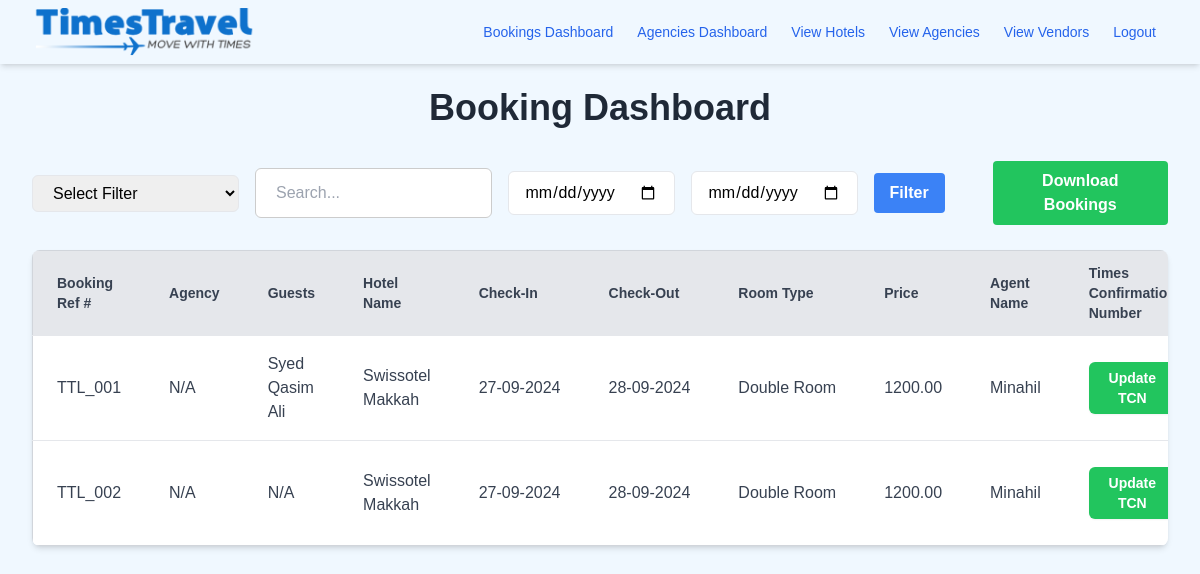
/bookings (signed in), run on an earlier commit of the app's database.
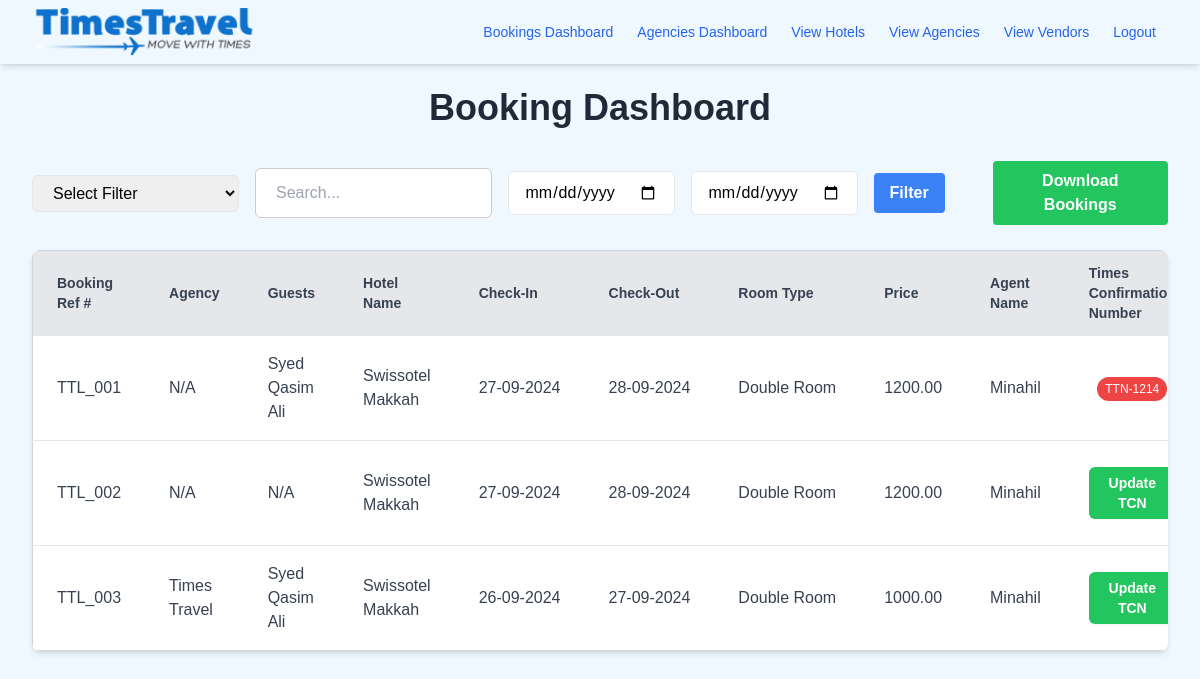
And on a later commit of the database.
### app/models.py (models this page shows, shortened)
class Booking(db.Model):
    __tablename__ = 'bookings'
    id = Column(Integer, primary_key=True)
    check_in = Column(DateTime, nullable=False)
    check_out = Column(DateTime, nullable=False)
    hotel_id = Column(Integer, ForeignKey('hotel.id'), nullable=False)
    hotel_name = Column(String(128), nullable=False)
    room_type = Column(String(128), nullable=True)
    room_id = Column(Integer, ForeignKey('room.id'), nullable=False)
    agent_id = Column(Integer, ForeignKey('users.id'), nullable=True)
    agency_id = Column(Integer, ForeignKey('agencies.id'), nullable=True)
    agency = db.relationship('Agency', back_populates='bookings')
    confirmation_number = Column(String(64), unique=True, nullable=True)
    booking_confirmed = Column(Boolean, default=False)
    times_con_number = Column(String(64), unique=True, nullable=True)
    times_confirmed = Column(Boolean, default=False)
    invoice_paid = Column(Boolean, default=False)
    selling_price = Column(Numeric(precision=12, scale=2), nullable=True)
    buying_price = Column(Numeric(precision=12, scale=2), nullable=True)
    special_requests = Column(String(128), nullable=True)
    remarks = Column(Text, nullable=True)
    room = relationship('Room', back_populates='bookings')
    agent = relationship('User', back_populates='bookings', foreign_keys=[agent_id])
    agency = relationship('Agency', back_populates='bookings', foreign_keys=[agency_id])
    guests = relationship('Guest', back_populates='booking', cascade="all, delete-orphan")
    hotel = relationship('Hotel', back_populates='bookings')
    invoice = relationship('Invoice', back_populates='booking', uselist=False, cascade="all, delete-orphan")

class Guest(db.Model):
    __tablename__ = 'guests'
    id = Column(Integer, primary_key=True)
    first_name = Column(String(64), nullable=False)
    last_name = Column(String(64), nullable=False)
    email = Column(String(120), nullable=True)
    phone_number = Column(BigInteger, nullable=True)
    booking_id = Column(Integer, ForeignKey('bookings.id'), nullable=False)  # Link to Booking model
    booking = relationship('Booking', back_populates='guests')

class Room(db.Model):
    __tablename__ = 'room'
    id = db.Column(db.Integer, primary_key=True)
    hotel_id = db.Column(db.Integer, db.ForeignKey('hotel.id'), nullable=False)
    type = db.Column(db.String(100), nullable=False)
    availability = db.Column(db.Boolean, nullable=False)
    rooms_available = db.Column(db.Integer, nullable=False)
    inclusion = db.Column(db.String(100))
    approval = db.Column(db.String(100))
    notes = db.Column(db.String(100))
    january_rates = db.Column(JSON, nullable=True)
    february_rates = db.Column(JSON, nullable=True)
    march_rates = db.Column(JSON, nullable=True)
    april_rates = db.Column(JSON, nullable=True)
    may_rates = db.Column(JSON, nullable=True)
    june_rates = db.Column(JSON, nullable=True)
    july_rates = db.Column(JSON, nullable=True)
    august_rates = db.Column(JSON, nullable=True)
    september_rates = db.Column(JSON, nullable=True)
    october_rates = db.Column(JSON, nullable=True)
    november_rates = db.Column(JSON, nullable=True)
    december_rates = db.Column(JSON, nullable=True)
    total_price = db.Column(db.Float, default=0)
    bookings = relationship('Booking', back_populates='room')  # Back reference to Booking

class User(UserMixin, db.Model):
    __tablename__ = 'users'
    id = Column(Integer, primary_key=True)
    username = Column(String(64), nullable=False)
    email = Column(String(120), unique=True, nullable=False)
    hashed_password = Column(String(128), nullable=False)
    role = Column(String(64), nullable=False, default='user')
    agency_id = Column(Integer, ForeignKey('agencies.id'), nullable=True)
    agency = relationship(
        'Agency',
        back_populates='users',
        foreign_keys=[agency_id]
    )
    bookings = relationship(
        'Booking',
        back_populates='agent',
        foreign_keys='Booking.agent_id'
    )

class Agency(db.Model):
    __tablename__ = 'agencies'
    id = Column(Integer, primary_key=True)
    name = Column(String(128), nullable=False)
    email = Column(String(120), index=True, unique=True, nullable=False)
    designation = Column(String(128), nullable=True)
    telephone = Column(BigInteger, nullable=True)
    credit_limit = Column(Numeric(precision=12, scale=2), default=0.00)
    used_credit = Column(Numeric(precision=12, scale=2), default=0.00)
    paid_back = Column(Numeric(precision=12, scale=2), default=0.00)
    account_limit = Column(Numeric(precision=5, scale=0), default=0)
    allowed_accounts = Column(Integer, default=0)
    users = relationship(
        'User',
        back_populates='agency',
        foreign_keys='User.agency_id'
    )
    bookings = relationship(
        'Booking',
        back_populates='agency',
        foreign_keys='Booking.agency_id',
        lazy='joined'
    )

### app/routes/booking_routes.py (the view)
@booking_bp.route('/bookings', methods=['GET', 'POST'])
@login_required
@roles_required('super_admin', 'admin', 'agency_admin')
def view_bookings():
    query = Booking.query
    query = apply_filters_and_sorting(query)
    if current_user.role == 'super_admin':
        bookings = query.all()
    elif current_user.role == 'agency_admin':
        bookings = query.filter_by(agency_id=current_user.agency_id).all()
    elif current_user.role == 'admin':
        bookings = query.filter_by(invoice_paid=False).all()
    return render_template('booking/booking_dashboard.html',
                           bookings=bookings,
                           sort_by=request.args.get('sort_by', 'id'),
                           sort_order=request.args.get('sort_order', 'asc'),
                           filter_column=request.args.get('filter_column'),
                           filter_value=request.args.get('filter_value'),
                           start_date=request.args.get('start_date'),
                           end_date=request.args.get('end_date'))

### app/models.py (called while the page is built)
@login.user_loader
def load_user(id):
    return User.query.get(int(id))

### app/templates/booking/booking_dashboard.html (shortened to what the changed rows need)
<!DOCTYPE html>
<html lang="en">
<head>
    <link rel="stylesheet" href="{{ url_for('static', filename='style.css') }}">
    <link rel="stylesheet" href="https://cdnjs.cloudflare.com/ajax/libs/font-awesome/6.0.0-beta3/css/all.min.css">
    <script src="https://cdn.tailwindcss.com"></script>
</head>
<body class="bg-primary-100">
    <div class="mt-6 mx-auto max-w-9xl px-4 sm:px-6 lg:px-8">
        <h1 class="text-4xl font-extrabold text-gray-800 mb-8 text-center">Booking Dashboard</h1>
        <div class="overflow-x-auto bg-white shadow-md rounded-lg">
            <table class="min-w-full border border-gray-300 divide-y divide-gray-200">
                <thead class="bg-gray-200">
                    <tr>
                        <th class="px-6 py-3 text-left text-sm font-semibold text-gray-700">
                            <a href="{{ url_for('booking.view_bookings', sort_by='id', sort_order='asc' if sort_order == 'desc' else 'desc', filter_column=filter_column, filter_value=filter_value) }}">Booking Ref #</a>
                        </th>
                        <th class="px-6 py-3 text-left text-sm font-semibold text-gray-700">
                            <a href="{{ url_for('booking.view_bookings', sort_by='agency_name', sort_order='asc' if sort_order == 'desc' else 'desc', filter_column=filter_column, filter_value=filter_value) }}">Agency</a>
                        </th>
                        <th class="px-6 py-3 text-left text-sm font-semibold text-gray-700">
                            <a href="{{ url_for('booking.view_bookings', sort_by='guests', sort_order='asc' if sort_order == 'desc' else 'desc', filter_column=filter_column, filter_value=filter_value) }}">Guests</a>
                        </th>
                        <th class="px-6 py-3 text-left text-sm font-semibold text-gray-700">
                            <a href="{{ url_for('booking.view_bookings', sort_by='hotel_name', sort_order='asc' if sort_order == 'desc' else 'desc', filter_column=filter_column, filter_value=filter_value) }}">Hotel Name</a>
                        </th>
                        <th class="px-6 py-3 text-left text-sm font-semibold text-gray-700">
                            <a href="{{ url_for('booking.view_bookings', sort_by='check_in', sort_order='asc' if sort_order == 'desc' else 'desc', filter_column=filter_column, filter_value=filter_value) }}">Check-In</a>
                        </th>
                        <th class="px-6 py-3 text-left text-sm font-semibold text-gray-700">
                            <a href="{{ url_for('booking.view_bookings', sort_by='check_out', sort_order='asc' if sort_order == 'desc' else 'desc', filter_column=filter_column, filter_value=filter_value) }}">Check-Out</a>
                        </th>
                        <th class="px-6 py-3 text-left text-sm font-semibold text-gray-700">
                            <a href="{{ url_for('booking.view_bookings', sort_by='room_type', sort_order='asc' if sort_order == 'desc' else 'desc', filter_column=filter_column, filter_value=filter_value) }}">Room Type</a>
                        </th>
                        <th class="px-6 py-3 text-left text-sm font-semibold text-gray-700">
                            <a href="{{ url_for('booking.view_bookings', sort_by='selling_price', sort_order='asc' if sort_order == 'desc' else 'desc', filter_column=filter_column, filter_value=filter_value) }}">Price</a>
                        </th>
                        <th class="px-6 py-3 text-left text-sm font-semibold text-gray-700">
                            <a href="{{ url_for('booking.view_bookings', sort_by='agent_name', sort_order='asc' if sort_order == 'desc' else 'desc', filter_column=filter_column, filter_value=filter_value) }}">Agent Name</a>
                        </th>
                        <th class="px-6 py-3 text-left text-sm font-semibold text-gray-700">
                            <a href="{{ url_for('booking.view_bookings', sort_by='times_confirmation_number', sort_order='asc' if sort_order == 'desc' else 'desc', filter_column=filter_column, filter_value=filter_value) }}">Times Confirmation Number</a>
                        </th>
                    </tr>
                </thead>
                <tbody class="bg-white divide-y divide-gray-200">
                    {% for booking in bookings %}
                    <tr class="hover:bg-gray-50 transition-colors">
                        <td class="px-6 py-4 text-gray-700" onclick="openBookingDetailsModal({{ booking.id }})">TTL_00{{ booking.id }}</td>
                        <td class="px-6 py-4 text-gray-700">
                            {% if booking.agency %}
                            {{ booking.agency.name }}
                            {% else %}
                            N/A
                            {% endif %}
                        </td>
                        <td class="px-6 py-4 text-gray-700">
                            {% if booking.guests %}
                                {{ booking.guests[0].first_name }}
                            {% else %}
                                N/A
                            {% endif %}
                        </td>
                        <td class="px-6 py-4 text-gray-700">{{ booking.hotel_name }}</td>
                        <td class="px-6 py-4 text-gray-700 nowrap">{{ booking.check_in.strftime('%d-%m-%Y') }}</td>
                        <td class="px-6 py-4 text-gray-700 nowrap">{{ booking.check_out.strftime('%d-%m-%Y') }}</td>
                        <td class="px-6 py-4 text-gray-700 nowrap">{{ booking.room.type or booking.room_type or 'N/A' }}</td>
                        <td class="px-6 py-4 text-gray-700 nowrap">{{ booking.selling_price }}</td>
                        <td class="px-6 py-4 text-gray-700">
                            {% if booking.agent %}
                            {{ booking.agent.username }}
                            {% else %}
                            N/A
                            {% endif %}
                        </td>
                        <td class="px-6 py-4 text-center">
                            {% if not booking.times_confirmed %}
                            <button
                                    onclick="openTCNModal('{{ booking.id }}', '{{ booking.times_con_number }}', '{{ booking.remarks }}')"
                                    class="bg-green-500 hover:bg-green-600 text-white font-semibold text-sm py-1.5 px-3 rounded-md shadow-sm transition duration-300 ease-in-out transform hover:scale-105">
                                    Update TCN
                            </button>
                            {% else %}
                            <span
                                class="inline-block px-2 py-1 text-xs font-medium text-white rounded-full {{ 'bg-green-500' if booking.booking_confirmed else 'bg-red-500' }}">
                                {{ booking.times_con_number }}
                            </span>
                            {% endif %}
                        </td>
                    </tr>
                    {% endfor %}
                </tbody>
            </table>
        </div>
    </div>
</body>
</html>

What changed in the data, as far as the page shows it:
changed Booking id 1: times_con_number (not shown) → "TTN-1214"; no longer shows "Update TCN"
added Booking: id "3", agency.name "Times Travel", first_name "Syed Qasim Ali", hotel_name "Swissotel Makkah", check_in "26-09-2024", check_out "27-09-2024", room "Double Room", selling_price "1000.00", agent.username "Minahil"
